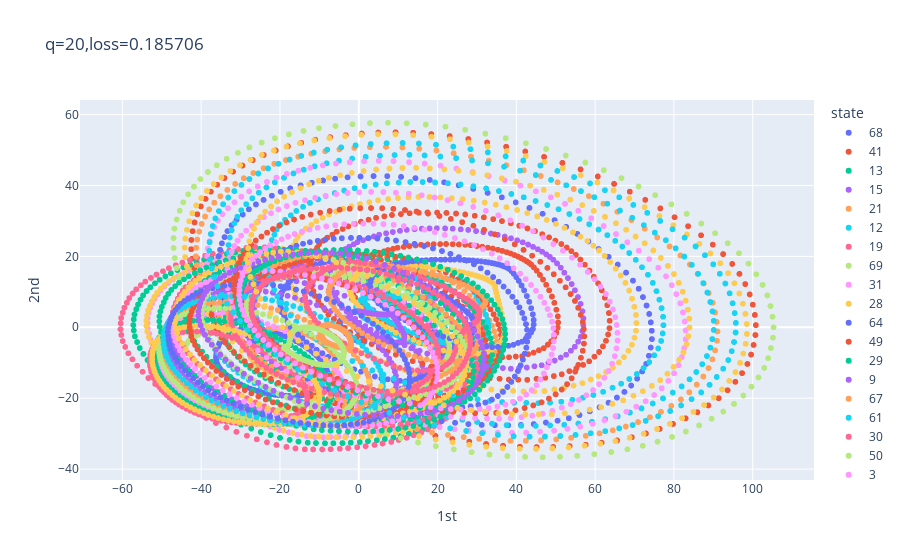

Notebook code cell kept with this figure:
### Code cell
Adam = tf.keras.optimizers.Adam(learning_rate=0.01,beta_1=0.9,beta_2=0.999,epsilon=1e-07)
SGD = tf.keras.optimizers.SGD(learning_rate=0.01,momentum=0.0,nesterov=False)
model.compile(loss='mse',optimizer=Adam)
history = model.fit(X,X,epochs=100000,verbose=0,callbacks=[CustomCallback()])

### Figure 1 — Plotly figure (JSON) as saved in the notebook; plotly's stock layout.template omitted (floating-point values rounded to 4 significant figures; data arrays with more than 128 entries replaced by an {"elided": "..."} marker saying what was removed)
{"data": [{"hovertemplate": "state=68<br>1st=%{x}<br>2nd=%{y}<br>shift=%{text}<extra></extra>", "legendgroup": "68", "marker": {"color": "#636efa", "symbol": "circle"}, "mode": "markers+text", "name": "68", "showlegend": true, "text": {"elided": "300 int values"}, "type": "scattergl", "x": {"elided": "300 float values"}, "xaxis": "x", "y": {"elided": "300 float values"}, "yaxis": "y"}, {"hovertemplate": "state=41<br>1st=%{x}<br>2nd=%{y}<br>shift=%{text}<extra></extra>", "legendgroup": "41", "marker": {"color": "#EF553B", "symbol": "circle"}, "mode": "markers+text", "name": "41", "showlegend": true, "text": {"elided": "300 int values"}, "type": "scattergl", "x": {"elided": "300 float values"}, "xaxis": "x", "y": {"elided": "300 float values"}, "yaxis": "y"}, {"hovertemplate": "state=13<br>1st=%{x}<br>2nd=%{y}<br>shift=%{text}<extra></extra>", "legendgroup": "13", "marker": {"color": "#00cc96", "symbol": "circle"}, "mode": "markers+text", "name": "13", "showlegend": true, "text": {"elided": "240 int values"}, "type": "scattergl", "x": {"elided": "240 float values"}, "xaxis": "x", "y": {"elided": "240 float values"}, "yaxis": "y"}, {"hovertemplate": "state=15<br>1st=%{x}<br>2nd=%{y}<br>shift=%{text}<extra></extra>", "legendgroup": "15", "marker": {"color": "#ab63fa", "symbol": "circle"}, "mode": "markers+text", "name": "15", "showlegend": true, "text": {"elided": "300 int values"}, "type": "scattergl", "x": {"elided": "300 float values"}, "xaxis": "x", "y": {"elided": "300 float values"}, "yaxis": "y"}, {"hovertemplate": "state=21<br>1st=%{x}<br>2nd=%{y}<br>shift=%{text}<extra></extra>", "legendgroup": "21", "marker": {"color": "#FFA15A", "symbol": "circle"}, "mode": "markers+text", "name": "21", "showlegend": true, "text": {"elided": "260 int values"}, "type": "scattergl", "x": {"elided": "260 float values"}, "xaxis": "x", "y": {"elided": "260 float values"}, "yaxis": "y"}, {"hovertemplate": "state=12<br>1st=%{x}<br>2nd=%{y}<br>shift=%{text}<extra></extra>", "legendgroup": "12", "marker": {"color": "#19d3f3", "symbol": "circle"}, "mode": "markers+text", "name": "12", "showlegend": true, "text": {"elided": "220 int values"}, "type": "scattergl", "x": {"elided": "220 float values"}, "xaxis": "x", "y": {"elided": "220 float values"}, "yaxis": "y"}, {"hovertemplate": "state=19<br>1st=%{x}<br>2nd=%{y}<br>shift=%{text}<extra></extra>", "legendgroup": "19", "marker": {"color": "#FF6692", "symbol": "circle"}, "mode": "markers+text", "name": "19", "showlegend": true, "text": {"elided": "300 int values"}, "type": "scattergl", "x": {"elided": "300 float values"}, "xaxis": "x", "y": {"elided": "300 float values"}, "yaxis": "y"}, {"hovertemplate": "state=69<br>1st=%{x}<br>2nd=%{y}<br>shift=%{text}<extra></extra>", "legendgroup": "69", "marker": {"color": "#B6E880", "symbol": "circle"}, "mode": "markers+text", "name": "69", "showlegend": true, "text": {"elided": "300 int values"}, "type": "scattergl", "x": {"elided": "300 float values"}, "xaxis": "x", "y": {"elided": "300 float values"}, "yaxis": "y"}, {"hovertemplate": "state=31<br>1st=%{x}<br>2nd=%{y}<br>shift=%{text}<extra></extra>", "legendgroup": "31", "marker": {"color": "#FF97FF", "symbol": "circle"}, "mode": "markers+text", "name": "31", "showlegend": true, "text": {"elided": "300 int values"}, "type": "scattergl", "x": {"elided": "300 float values"}, "xaxis": "x", "y": {"elided": "300 float values"}, "yaxis": "y"}, {"hovertemplate": "state=28<br>1st=%{x}<br>2nd=%{y}<br>shift=%{text}<extra></extra>", "legendgroup": "28", "marker": {"color": "#FECB52", "symbol": "circle"}, "mode": "markers+text", "name": "28", "showlegend": true, "text": {"elided": "280 int values"}, "type": "scattergl", "x": {"elided": "280 float values"}, "xaxis": "x", "y": {"elided": "280 float values"}, "yaxis": "y"}, {"hovertemplate": "state=64<br>1st=%{x}<br>2nd=%{y}<br>shift=%{text}<extra></extra>", "legendgroup": "64", "marker": {"color": "#636efa", "symbol": "circle"}, "mode": "markers+text", "name": "64", "showlegend": true, "text": {"elided": "260 int values"}, "type": "scattergl", "x": {"elided": "260 float values"}, "xaxis": "x", "y": {"elided": "260 float values"}, "yaxis": "y"}, {"hovertemplate": "state=49<br>1st=%{x}<br>2nd=%{y}<br>shift=%{text}<extra></extra>", "legendgroup": "49", "marker": {"color": "#EF553B", "symbol": "circle"}, "mode": "markers+text", "name": "49", "showlegend": true, "text": {"elided": "300 int values"}, "type": "scattergl", "x": {"elided": "300 float values"}, "xaxis": "x", "y": {"elided": "300 float values"}, "yaxis": "y"}, {"hovertemplate": "state=29<br>1st=%{x}<br>2nd=%{y}<br>shift=%{text}<extra></extra>", "legendgroup": "29", "marker": {"color": "#00cc96", "symbol": "circle"}, "mode": "markers+text", "name": "29", "showlegend": true, "text": {"elided": "300 int values"}, "type": "scattergl", "x": {"elided": "300 float values"}, "xaxis": "x", "y": {"elided": "300 float values"}, "yaxis": "y"}, {"hovertemplate": "state=9<br>1st=%{x}<br>2nd=%{y}<br>shift=%{text}<extra></extra>", "legendgroup": "9", "marker": {"color": "#ab63fa", "symbol": "circle"}, "mode": "markers+text", "name": "9", "showlegend": true, "text": {"elided": "300 int values"}, "type": "scattergl", "x": {"elided": "300 float values"}, "xaxis": "x", "y": {"elided": "300 float values"}, "yaxis": "y"}, {"hovertemplate": "state=67<br>1st=%{x}<br>2nd=%{y}<br>shift=%{text}<extra></extra>", "legendgroup": "67", "marker": {"color": "#FFA15A", "symbol": "circle"}, "mode": "markers+text", "name": "67", "showlegend": true, "text": {"elided": "240 int values"}, "type": "scattergl", "x": {"elided": "240 float values"}, "xaxis": "x", "y": {"elided": "240 float values"}, "yaxis": "y"}, {"hovertemplate": "state=61<br>1st=%{x}<br>2nd=%{y}<br>shift=%{text}<extra></extra>", "legendgroup": "61", "marker": {"color": "#19d3f3", "symbol": "circle"}, "mode": "markers+text", "name": "61", "showlegend": true, "text": {"elided": "300 int values"}, "type": "scattergl", "x": {"elided": "300 float values"}, "xaxis": "x", "y": {"elided": "300 float values"}, "yaxis": "y"}, {"hovertemplate": "state=30<br>1st=%{x}<br>2nd=%{y}<br>shift=%{text}<extra></extra>", "legendgroup": "30", "marker": {"color": "#FF6692", "symbol": "circle"}, "mode": "markers+text", "name": "30", "showlegend": true, "text": {"elided": "280 int values"}, "type": "scattergl", "x": {"elided": "280 float values"}, "xaxis": "x", "y": {"elided": "280 float values"}, "yaxis": "y"}, {"hovertemplate": "state=50<br>1st=%{x}<br>2nd=%{y}<br>shift=%{text}<extra></extra>", "legendgroup": "50", "marker": {"color": "#B6E880", "symbol": "circle"}, "mode": "markers+text", "name": "50", "showlegend": true, "text": {"elided": "300 int values"}, "type": "scattergl", "x": {"elided": "300 float values"}, "xaxis": "x", "y": {"elided": "300 float values"}, "yaxis": "y"}, {"hovertemplate": "state=3<br>1st=%{x}<br>2nd=%{y}<br>shift=%{text}<extra></extra>", "legendgroup": "3", "marker": {"color": "#FF97FF", "symbol": "circle"}, "mode": "markers+text", "name": "3", "showlegend": true, "text": {"elided": "300 int values"}, "type": "scattergl", "x": {"elided": "300 float values"}, "xaxis": "x", "y": {"elided": "300 float values"}, "yaxis": "y"}, {"hovertemplate": "state=51<br>1st=%{x}<br>2nd=%{y}<br>shift=%{text}<extra></extra>", "legendgroup": "51", "marker": {"color": "#FECB52", "symbol": "circle"}, "mode": "markers+text", "name": "51", "showlegend": true, "text": {"elided": "300 int values"}, "type": "scattergl", "x": {"elided": "300 float values"}, "xaxis": "x", "y": {"elided": "300 float values"}, "yaxis": "y"}, {"hovertemplate": "state=54<br>1st=%{x}<br>2nd=%{y}<br>shift=%{text}<extra></extra>", "legendgroup": "54", "marker": {"color": "#636efa", "symbol": "circle"}, "mode": "markers+text", "name": "54", "showlegend": true, "text": {"elided": "300 int values"}, "type": "scattergl", "x": {"elided": "300 float values"}, "xaxis": "x", "y": {"elided": "300 float values"}, "yaxis": "y"}, {"hovertemplate": "state=23<br>1st=%{x}<br>2nd=%{y}<br>shift=%{text}<extra></extra>", "legendgroup": "23", "marker": {"color": "#EF553B", "symbol": "circle"}, "mode": "markers+text", "name": "23", "showlegend": true, "text": {"elided": "280 int values"}, "type": "scattergl", "x": {"elided": "280 float values"}, "xaxis": "x", "y": {"elided": "280 float values"}, "yaxis": "y"}, {"hovertemplate": "state=22<br>1st=%{x}<br>2nd=%{y}<br>shift=%{text}<extra></extra>", "legendgroup": "22", "marker": {"color": "#00cc96", "symbol": "circle"}, "mode": "markers+text", "name": "22", "showlegend": true, "text": {"elided": "300 int values"}, "type": "scattergl", "x": {"elided": "300 float values"}, "xaxis": "x", "y": {"elided": "300 float values"}, "yaxis": "y"}, {"hovertemplate": "state=35<br>1st=%{x}<br>2nd=%{y}<br>shift=%{text}<extra></extra>", "legendgroup": "35", "marker": {"color": "#ab63fa", "symbol": "circle"}, "mode": "markers+text", "name": "35", "showlegend": true, "text": {"elided": "300 int values"}, "type": "scattergl", "x": {"elided": "300 float values"}, "xaxis": "x", "y": {"elided": "300 float values"}, "yaxis": "y"}, {"hovertemplate": "state=52<br>1st=%{x}<br>2nd=%{y}<br>shift=%{text}<extra></extra>", "legendgroup": "52", "marker": {"color": "#FFA15A", "symbol": "circle"}, "mode": "markers+text", "name": "52", "showlegend": true, "text": {"elided": "300 int values"}, "type": "scattergl", "x": {"elided": "300 float values"}, "xaxis": "x", "y": {"elided": "300 float values"}, "yaxis": "y"}, {"hovertemplate": "state=47<br>1st=%{x}<br>2nd=%{y}<br>shift=%{text}<extra></extra>", "legendgroup": "47", "marker": {"color": "#19d3f3", "symbol": "circle"}, "mode": "markers+text", "name": "47", "showlegend": true, "text": {"elided": "280 int values"}, "type": "scattergl", "x": {"elided": "280 float values"}, "xaxis": "x", "y": {"elided": "280 float values"}, "yaxis": "y"}, {"hovertemplate": "state=0<br>1st=%{x}<br>2nd=%{y}<br>shift=%{text}<extra></extra>", "legendgroup": "0", "marker": {"color": "#FF6692", "symbol": "circle"}, "mode": "markers+text", "name": "0", "showlegend": true, "text": {"elided": "220 int values"}, "type": "scattergl", "x": {"elided": "220 float values"}, "xaxis": "x", "y": {"elided": "220 float values"}, "yaxis": "y"}, {"hovertemplate": "state=17<br>1st=%{x}<br>2nd=%{y}<br>shift=%{text}<extra></extra>", "legendgroup": "17", "marker": {"color": "#B6E880", "symbol": "circle"}, "mode": "markers+text", "name": "17", "showlegend": true, "text": {"elided": "260 int values"}, "type": "scattergl", "x": {"elided": "260 float values"}, "xaxis": "x", "y": {"elided": "260 float values"}, "yaxis": "y"}, {"hovertemplate": "state=53<br>1st=%{x}<br>2nd=%{y}<br>shift=%{text}<extra></extra>", "legendgroup": "53", "marker": {"color": "#FF97FF", "symbol": "circle"}, "mode": "markers+text", "name": "53", "showlegend": true, "text": {"elided": "300 int values"}, "type": "scattergl", "x": {"elided": "300 float values"}, "xaxis": "x", "y": {"elided": "300 float values"}, "yaxis": "y"}, {"hovertemplate": "state=44<br>1st=%{x}<br>2nd=%{y}<br>shift=%{text}<extra></extra>", "legendgroup": "44", "marker": {"color": "#FECB52", "symbol": "circle"}, "mode": "markers+text", "name": "44", "showlegend": true, "text": {"elided": "260 int values"}, "type": "scattergl", "x": {"elided": "260 float values"}, "xaxis": "x", "y": {"elided": "260 float values"}, "yaxis": "y"}, {"hovertemplate": "state=36<br>1st=%{x}<br>2nd=%{y}<br>shift=%{text}<extra></extra>", "legendgroup": "36", "marker": {"color": "#636efa", "symbol": "circle"}, "mode": "markers+text", "name": "36", "showlegend": true, "text": {"elided": "300 int values"}, "type": "scattergl", "x": {"elided": "300 float values"}, "xaxis": "x", "y": {"elided": "300 float values"}, "yaxis": "y"}, {"hovertemplate": "state=20<br>1st=%{x}<br>2nd=%{y}<br>shift=%{text}<extra></extra>", "legendgroup": "20", "marker": {"color": "#EF553B", "symbol": "circle"}, "mode": "markers+text", "name": "20", "showlegend": true, "text": {"elided": "300 int values"}, "type": "scattergl", "x": {"elided": "300 float values"}, "xaxis": "x", "y": {"elided": "300 float values"}, "yaxis": "y"}, {"hovertemplate": "state=25<br>1st=%{x}<br>2nd=%{y}<br>shift=%{text}<extra></extra>", "legendgroup": "25", "marker": {"color": "#00cc96", "symbol": "circle"}, "mode": "markers+text", "name": "25", "showlegend": true, "text": {"elided": "280 int values"}, "type": "scattergl", "x": {"elided": "280 float values"}, "xaxis": "x", "y": {"elided": "280 float values"}, "yaxis": "y"}, {"hovertemplate": "state=42<br>1st=%{x}<br>2nd=%{y}<br>shift=%{text}<extra></extra>", "legendgroup": "42", "marker": {"color": "#ab63fa", "symbol": "circle"}, "mode": "markers+text", "name": "42", "showlegend": true, "text": {"elided": "300 int values"}, "type": "scattergl", "x": {"elided": "300 float values"}, "xaxis": "x", "y": {"elided": "300 float values"}, "yaxis": "y"}, {"hovertemplate": "state=5<br>1st=%{x}<br>2nd=%{y}<br>shift=%{text}<extra></extra>", "legendgroup": "5", "marker": {"color": "#FFA15A", "symbol": "circle"}, "mode": "markers+text", "name": "5", "showlegend": true, "text": {"elided": "300 int values"}, "type": "scattergl", "x": {"elided": "300 float values"}, "xaxis": "x", "y": {"elided": "300 float values"}, "yaxis": "y"}, {"hovertemplate": "state=62<br>1st=%{x}<br>2nd=%{y}<br>shift=%{text}<extra></extra>", "legendgroup": "62", "marker": {"color": "#19d3f3", "symbol": "circle"}, "mode": "markers+text", "name": "62", "showlegend": true, "text": {"elided": "300 int values"}, "type": "scattergl", "x": {"elided": "300 float values"}, "xaxis": "x", "y": {"elided": "300 float values"}, "yaxis": "y"}, {"hovertemplate": "state=26<br>1st=%{x}<br>2nd=%{y}<br>shift=%{text}<extra></extra>", "legendgroup": "26", "marker": {"color": "#FF6692", "symbol": "circle"}, "mode": "markers+text", "name": "26", "showlegend": true, "text": {"elided": "300 int values"}, "type": "scattergl", "x": {"elided": "300 float values"}, "xaxis": "x", "y": {"elided": "300 float values"}, "yaxis": "y"}, {"hovertemplate": "state=16<br>1st=%{x}<br>2nd=%{y}<br>shift=%{text}<extra></extra>", "legendgroup": "16", "marker": {"color": "#B6E880", "symbol": "circle"}, "mode": "markers+text", "name": "16", "showlegend": true, "text": {"elided": "300 int values"}, "type": "scattergl", "x": {"elided": "300 float values"}, "xaxis": "x", "y": {"elided": "300 float values"}, "yaxis": "y"}, {"hovertemplate": "state=60<br>1st=%{x}<br>2nd=%{y}<br>shift=%{text}<extra></extra>", "legendgroup": "60", "marker": {"color": "#FF97FF", "symbol": "circle"}, "mode": "markers+text", "name": "60", "showlegend": true, "text": {"elided": "300 int values"}, "type": "scattergl", "x": {"elided": "300 float values"}, "xaxis": "x", "y": {"elided": "300 float values"}, "yaxis": "y"}, {"hovertemplate": "state=39<br>1st=%{x}<br>2nd=%{y}<br>shift=%{text}<extra></extra>", "legendgroup": "39", "marker": {"color": "#FECB52", "symbol": "circle"}, "mode": "markers+text", "name": "39", "showlegend": true, "text": {"elided": "280 int values"}, "type": "scattergl", "x": {"elided": "280 float values"}, "xaxis": "x", "y": {"elided": "280 float values"}, "yaxis": "y"}, {"hovertemplate": "state=40<br>1st=%{x}<br>2nd=%{y}<br>shift=%{text}<extra></extra>", "legendgroup": "40", "marker": {"color": "#636efa", "symbol": "circle"}, "mode": "markers+text", "name": "40", "showlegend": true, "text": {"elided": "280 int values"}, "type": "scattergl", "x": {"elided": "280 float values"}, "xaxis": "x", "y": {"elided": "280 float values"}, "yaxis": "y"}, {"hovertemplate": "state=43<br>1st=%{x}<br>2nd=%{y}<br>shift=%{text}<extra></extra>", "legendgroup": "43", "marker": {"color": "#EF553B", "symbol": "circle"}, "mode": "markers+text", "name": "43", "showlegend": true, "text": {"elided": "300 int values"}, "type": "scattergl", "x": {"elided": "300 float values"}, "xaxis": "x", "y": {"elided": "300 float values"}, "yaxis": "y"}, {"hovertemplate": "state=2<br>1st=%{x}<br>2nd=%{y}<br>shift=%{text}<extra></extra>", "legendgroup": "2", "marker": {"color": "#00cc96", "symbol": "circle"}, "mode": "markers+text", "name": "2", "showlegend": true, "text": {"elided": "260 int values"}, "type": "scattergl", "x": {"elided": "260 float values"}, "xaxis": "x", "y": {"elided": "260 float values"}, "yaxis": "y"}, {"hovertemplate": "state=7<br>1st=%{x}<br>2nd=%{y}<br>shift=%{text}<extra></extra>", "legendgroup": "7", "marker": {"color": "#ab63fa", "symbol": "circle"}, "mode": "markers+text", "name": "7", "showlegend": true, "text": {"elided": "280 int values"}, "type": "scattergl", "x": {"elided": "280 float values"}, "xaxis": "x", "y": {"elided": "280 float values"}, "yaxis": "y"}, {"hovertemplate": "state=34<br>1st=%{x}<br>2nd=%{y}<br>shift=%{text}<extra></extra>", "legendgroup": "34", "marker": {"color": "#FFA15A", "symbol": "circle"}, "mode": "markers+text", "name": "34", "showlegend": true, "text": {"elided": "260 int values"}, "type": "scattergl", "x": {"elided": "260 float values"}, "xaxis": "x", "y": {"elided": "260 float values"}, "yaxis": "y"}, {"hovertemplate": "state=45<br>1st=%{x}<br>2nd=%{y}<br>shift=%{text}<extra></extra>", "legendgroup": "45", "marker": {"color": "#19d3f3", "symbol": "circle"}, "mode": "markers+text", "name": "45", "showlegend": true, "text": {"elided": "300 int values"}, "type": "scattergl", "x": {"elided": "300 float values"}, "xaxis": "x", "y": {"elided": "300 float values"}, "yaxis": "y"}, {"hovertemplate": "state=14<br>1st=%{x}<br>2nd=%{y}<br>shift=%{text}<extra></extra>", "legendgroup": "14", "marker": {"color": "#FF6692", "symbol": "circle"}, "mode": "markers+text", "name": "14", "showlegend": true, "text": {"elided": "240 int values"}, "type": "scattergl", "x": {"elided": "240 float values"}, "xaxis": "x", "y": {"elided": "240 float values"}, "yaxis": "y"}, {"hovertemplate": "state=4<br>1st=%{x}<br>2nd=%{y}<br>shift=%{text}<extra></extra>", "legendgroup": "4", "marker": {"color": "#B6E880", "symbol": "circle"}, "mode": "markers+text", "name": "4", "showlegend": true, "text": {"elided": "300 int values"}, "type": "scattergl", "x": {"elided": "300 float values"}, "xaxis": "x", "y": {"elided": "300 float values"}, "yaxis": "y"}, {"hovertemplate": "state=55<br>1st=%{x}<br>2nd=%{y}<br>shift=%{text}<extra></extra>", "legendgroup": "55", "marker": {"color": "#FF97FF", "symbol": "circle"}, "mode": "markers+text", "name": "55", "showlegend": true, "text": {"elided": "240 int values"}, "type": "scattergl", "x": {"elided": "240 float values"}, "xaxis": "x", "y": {"elided": "240 float values"}, "yaxis": "y"}, {"hovertemplate": "state=1<br>1st=%{x}<br>2nd=%{y}<br>shift=%{text}<extra></extra>", "legendgroup": "1", "marker": {"color": "#FECB52", "symbol": "circle"}, "mode": "markers+text", "name": "1", "showlegend": true, "text": {"elided": "300 int values"}, "type": "scattergl", "x": {"elided": "300 float values"}, "xaxis": "x", "y": {"elided": "300 float values"}, "yaxis": "y"}, {"hovertemplate": "state=58<br>1st=%{x}<br>2nd=%{y}<br>shift=%{text}<extra></extra>", "legendgroup": "58", "marker": {"color": "#636efa", "symbol": "circle"}, "mode": "markers+text", "name": "58", "showlegend": true, "text": {"elided": "300 int values"}, "type": "scattergl", "x": {"elided": "300 float values"}, "xaxis": "x", "y": {"elided": "300 float values"}, "yaxis": "y"}, {"hovertemplate": "state=11<br>1st=%{x}<br>2nd=%{y}<br>shift=%{text}<extra></extra>", "legendgroup": "11", "marker": {"color": "#EF553B", "symbol": "circle"}, "mode": "markers+text", "name": "11", "showlegend": true, "text": {"elided": "300 int values"}, "type": "scattergl", "x": {"elided": "300 float values"}, "xaxis": "x", "y": {"elided": "300 float values"}, "yaxis": "y"}, {"hovertemplate": "state=27<br>1st=%{x}<br>2nd=%{y}<br>shift=%{text}<extra></extra>", "legendgroup": "27", "marker": {"color": "#00cc96", "symbol": "circle"}, "mode": "markers+text", "name": "27", "showlegend": true, "text": {"elided": "220 int values"}, "type": "scattergl", "x": {"elided": "220 float values"}, "xaxis": "x", "y": {"elided": "220 float values"}, "yaxis": "y"}, {"hovertemplate": "state=63<br>1st=%{x}<br>2nd=%{y}<br>shift=%{text}<extra></extra>", "legendgroup": "63", "marker": {"color": "#ab63fa", "symbol": "circle"}, "mode": "markers+text", "name": "63", "showlegend": true, "text": {"elided": "300 int values"}, "type": "scattergl", "x": {"elided": "300 float values"}, "xaxis": "x", "y": {"elided": "300 float values"}, "yaxis": "y"}, {"hovertemplate": "state=38<br>1st=%{x}<br>2nd=%{y}<br>shift=%{text}<extra></extra>", "legendgroup": "38", "marker": {"color": "#FFA15A", "symbol": "circle"}, "mode": "markers+text", "name": "38", "showlegend": true, "text": {"elided": "300 int values"}, "type": "scattergl", "x": {"elided": "300 float values"}, "xaxis": "x", "y": {"elided": "300 float values"}, "yaxis": "y"}, {"hovertemplate": "state=6<br>1st=%{x}<br>2nd=%{y}<br>shift=%{text}<extra></extra>", "legendgroup": "6", "marker": {"color": "#19d3f3", "symbol": "circle"}, "mode": "markers+text", "name": "6", "showlegend": true, "text": {"elided": "300 int values"}, "type": "scattergl", "x": {"elided": "300 float values"}, "xaxis": "x", "y": {"elided": "300 float values"}, "yaxis": "y"}, {"hovertemplate": "state=37<br>1st=%{x}<br>2nd=%{y}<br>shift=%{text}<extra></extra>", "legendgroup": "37", "marker": {"color": "#FF6692", "symbol": "circle"}, "mode": "markers+text", "name": "37", "showlegend": true, "text": {"elided": "260 int values"}, "type": "scattergl", "x": {"elided": "260 float values"}, "xaxis": "x", "y": {"elided": "260 float values"}, "yaxis": "y"}, {"hovertemplate": "state=33<br>1st=%{x}<br>2nd=%{y}<br>shift=%{text}<extra></extra>", "legendgroup": "33", "marker": {"color": "#B6E880", "symbol": "circle"}, "mode": "markers+text", "name": "33", "showlegend": true, "text": {"elided": "300 int values"}, "type": "scattergl", "x": {"elided": "300 float values"}, "xaxis": "x", "y": {"elided": "300 float values"}, "yaxis": "y"}, {"hovertemplate": "state=10<br>1st=%{x}<br>2nd=%{y}<br>shift=%{text}<extra></extra>", "legendgroup": "10", "marker": {"color": "#FF97FF", "symbol": "circle"}, "mode": "markers+text", "name": "10", "showlegend": true, "text": {"elided": "300 int values"}, "type": "scattergl", "x": {"elided": "300 float values"}, "xaxis": "x", "y": {"elided": "300 float values"}, "yaxis": "y"}, {"hovertemplate": "state=32<br>1st=%{x}<br>2nd=%{y}<br>shift=%{text}<extra></extra>", "legendgroup": "32", "marker": {"color": "#FECB52", "symbol": "circle"}, "mode": "markers+text", "name": "32", "showlegend": true, "text": {"elided": "280 int values"}, "type": "scattergl", "x": {"elided": "280 float values"}, "xaxis": "x", "y": {"elided": "280 float values"}, "yaxis": "y"}, {"hovertemplate": "state=8<br>1st=%{x}<br>2nd=%{y}<br>shift=%{text}<extra></extra>", "legendgroup": "8", "marker": {"color": "#636efa", "symbol": "circle"}, "mode": "markers+text", "name": "8", "showlegend": true, "text": {"elided": "300 int values"}, "type": "scattergl", "x": {"elided": "300 float values"}, "xaxis": "x", "y": {"elided": "300 float values"}, "yaxis": "y"}, {"hovertemplate": "state=56<br>1st=%{x}<br>2nd=%{y}<br>shift=%{text}<extra></extra>", "legendgroup": "56", "marker": {"color": "#EF553B", "symbol": "circle"}, "mode": "markers+text", "name": "56", "showlegend": true, "text": {"elided": "280 int values"}, "type": "scattergl", "x": {"elided": "280 float values"}, "xaxis": "x", "y": {"elided": "280 float values"}, "yaxis": "y"}, {"hovertemplate": "state=59<br>1st=%{x}<br>2nd=%{y}<br>shift=%{text}<extra></extra>", "legendgroup": "59", "marker": {"color": "#00cc96", "symbol": "circle"}, "mode": "markers+text", "name": "59", "showlegend": true, "text": {"elided": "280 int values"}, "type": "scattergl", "x": {"elided": "280 float values"}, "xaxis": "x", "y": {"elided": "280 float values"}, "yaxis": "y"}, {"hovertemplate": "state=24<br>1st=%{x}<br>2nd=%{y}<br>shift=%{text}<extra></extra>", "legendgroup": "24", "marker": {"color": "#ab63fa", "symbol": "circle"}, "mode": "markers+text", "name": "24", "showlegend": true, "text": {"elided": "300 int values"}, "type": "scattergl", "x": {"elided": "300 float values"}, "xaxis": "x", "y": {"elided": "300 float values"}, "yaxis": "y"}, {"hovertemplate": "state=65<br>1st=%{x}<br>2nd=%{y}<br>shift=%{text}<extra></extra>", "legendgroup": "65", "marker": {"color": "#FFA15A", "symbol": "circle"}, "mode": "markers+text", "name": "65", "showlegend": true, "text": {"elided": "300 int values"}, "type": "scattergl", "x": {"elided": "300 float values"}, "xaxis": "x", "y": {"elided": "300 float values"}, "yaxis": "y"}, {"hovertemplate": "state=48<br>1st=%{x}<br>2nd=%{y}<br>shift=%{text}<extra></extra>", "legendgroup": "48", "marker": {"color": "#19d3f3", "symbol": "circle"}, "mode": "markers+text", "name": "48", "showlegend": true, "text": {"elided": "300 int values"}, "type": "scattergl", "x": {"elided": "300 float values"}, "xaxis": "x", "y": {"elided": "300 float values"}, "yaxis": "y"}, {"hovertemplate": "state=18<br>1st=%{x}<br>2nd=%{y}<br>shift=%{text}<extra></extra>", "legendgroup": "18", "marker": {"color": "#FF6692", "symbol": "circle"}, "mode": "markers+text", "name": "18", "showlegend": true, "text": {"elided": "300 int values"}, "type": "scattergl", "x": {"elided": "300 float values"}, "xaxis": "x", "y": {"elided": "300 float values"}, "yaxis": "y"}, {"hovertemplate": "state=66<br>1st=%{x}<br>2nd=%{y}<br>shift=%{text}<extra></extra>", "legendgroup": "66", "marker": {"color": "#B6E880", "symbol": "circle"}, "mode": "markers+text", "name": "66", "showlegend": true, "text": {"elided": "300 int values"}, "type": "scattergl", "x": {"elided": "300 float values"}, "xaxis": "x", "y": {"elided": "300 float values"}, "yaxis": "y"}, {"hovertemplate": "state=57<br>1st=%{x}<br>2nd=%{y}<br>shift=%{text}<extra></extra>", "legendgroup": "57", "marker": {"color": "#FF97FF", "symbol": "circle"}, "mode": "markers+text", "name": "57", "showlegend": true, "text": {"elided": "280 int values"}, "type": "scattergl", "x": {"elided": "280 float values"}, "xaxis": "x", "y": {"elided": "280 float values"}, "yaxis": "y"}, {"hovertemplate": "state=46<br>1st=%{x}<br>2nd=%{y}<br>shift=%{text}<extra></extra>", "legendgroup": "46", "marker": {"color": "#FECB52", "symbol": "circle"}, "mode": "markers+text", "name": "46", "showlegend": true, "text": {"elided": "300 int values"}, "type": "scattergl", "x": {"elided": "300 float values"}, "xaxis": "x", "y": {"elided": "300 float values"}, "yaxis": "y"}], "layout": {"autosize": true, "legend": {"title": {"text": "state"}, "tracegroupgap": 0}, "title": {"text": "q=20,loss=0.185706"}, "xaxis": {"anchor": "y", "autorange": true, "domain": [0, 1], "range": [-70.98, 115.8], "title": {"text": "1st"}, "type": "linear"}, "yaxis": {"anchor": "x", "autorange": true, "domain": [0, 1], "range": [-43.97, 65.0], "title": {"text": "2nd"}, "type": "linear"}}}
